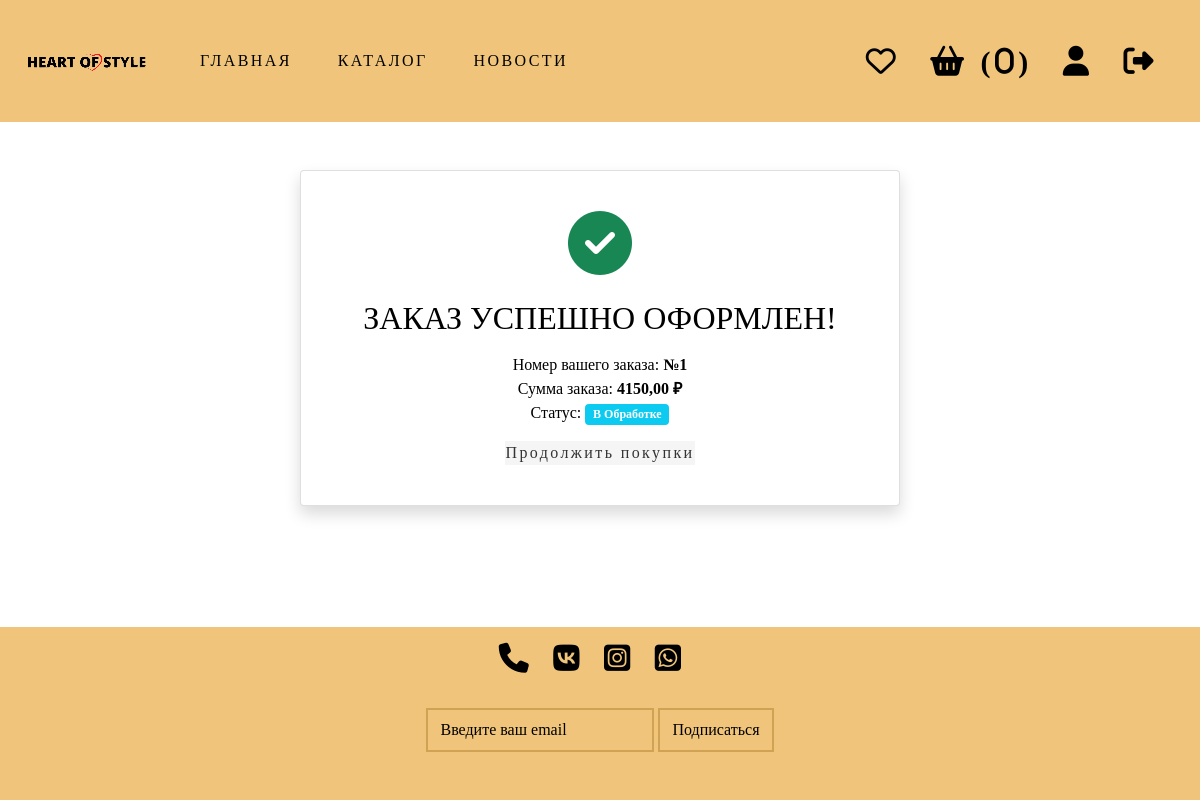
The app's page /order_success/1/ (signed in), older data.
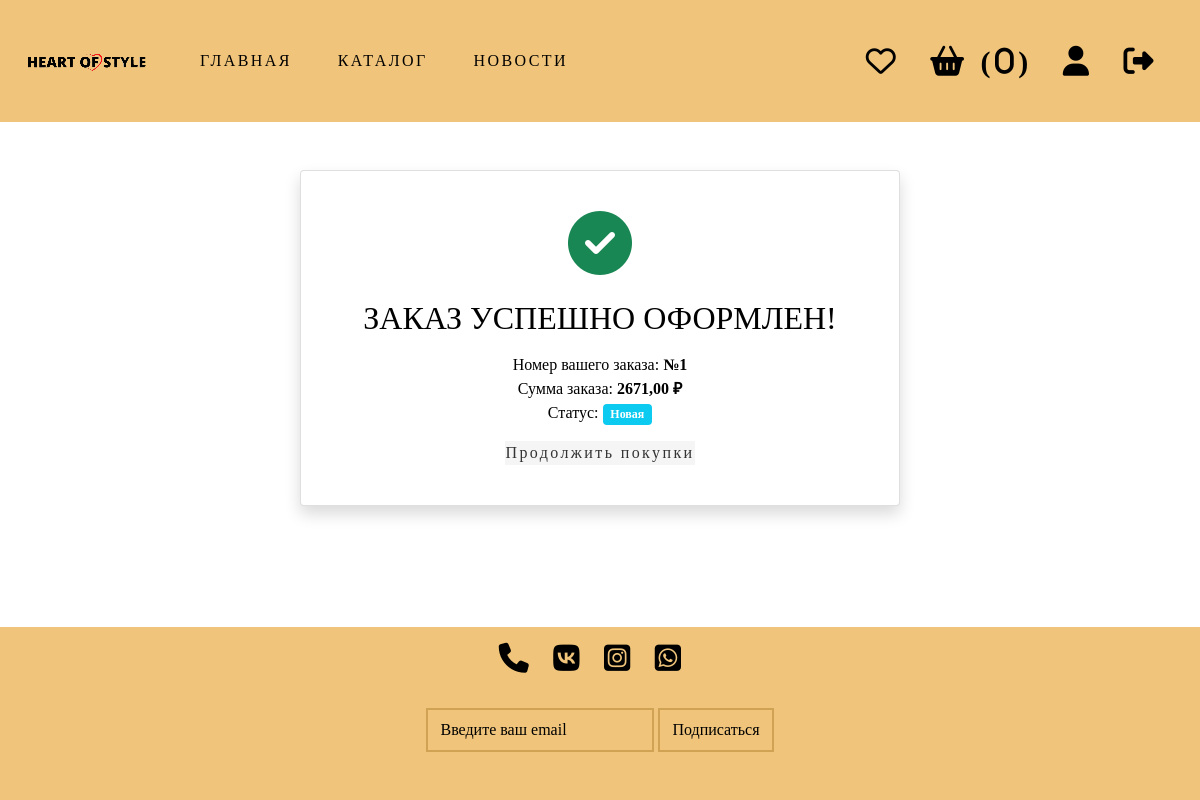
The same page, newer data.
### backend/general/models.py (models this page shows, shortened)
class Order(models.Model):
    TYPE_PAYMENT_CHOICES = [
        ("0", "Банковская карта "),
        ("1", "Наличные"),
    ]
    STATUS_CHOICES = [
        ("0", "Новая"),
        ("1", "В Обработке"),
        ("2", "Принята"),
        ("3", "Завершена"),
        ("4", "Отменена"),
    ]
    user = models.ForeignKey(
        User,
        on_delete=models.CASCADE
    )
    address = models.ForeignKey(
        PickupPoint,
        on_delete=models.SET_NULL,
        null=True,
        blank=False
    )
    type_payment = models.CharField(max_length=1, choices=TYPE_PAYMENT_CHOICES)
    status = models.CharField(max_length=1, choices=STATUS_CHOICES, default='0')
    date_at = models.DateTimeField(auto_now_add=True, verbose_name='Дата создания')
    product = models.ManyToManyField(
        Product,
        related_name='orders'
    )
    cancel_reason = models.CharField(max_length=200, null=True, blank=True)
    @property
    def total_price(self):
        return sum(item.total_price for item in self.items.all())

class OrderItem(models.Model):
    order = models.ForeignKey(Order, on_delete=models.CASCADE, related_name='items')
    product = models.ForeignKey(Product, on_delete=models.CASCADE)
    quantity = models.PositiveIntegerField(default=1)
    price = models.DecimalField(max_digits=10, decimal_places=2)  # цена на момент заказа
    color = models.ForeignKey(Color, on_delete=models.SET_NULL, null=True, blank=True)
    size = models.ForeignKey(Size, on_delete=models.SET_NULL, null=True, blank=True)
    @property
    def total_price(self):
        return self.quantity * self.price

### backend/general/views.py (the view)
# urls.py: path('order_success/<int:order_id>/', order_success, name='order_success'),
def order_success(request, order_id):
    order = get_object_or_404(Order, id=order_id, user=request.user)
    return render(request, "order_success.html", {"order": order})

### backend/general/models.py (called while the page is built)
    @property
    def total_items(self):
        return self.items.count()

### frontend/templates/order_success.html
{% extends 'base.html' %}
{% load static %}
{% block content %}
<div class="d-flex justify-content-center align-items-center mt-5">
    <div class="card shadow p-4 w-100" style="max-width: 600px;">
        <div class="card-body text-center">
            <div class="mb-4">
                <i class="fas fa-check-circle text-success" style="font-size: 4rem;"></i>
            </div>
            <h2 class="mb-3">Заказ успешно оформлен!</h2>
            <div class="mb-3">
                <p>Номер вашего заказа: <strong>№{{ order.id }}</strong></p>
                <p>Сумма заказа: <strong>{{ order.total_price }} ₽</strong></p>
                <p>Статус: <span class="badge bg-info">{{ order.get_status_display }}</span></p>
            </div>
            <a href="{% url 'catalog' %}" class="continue-shopping">
                Продолжить покупки
            </a>
        </div>
    </div>
</div>
{% endblock %}

Row changes from the older to the newer data that the page shows:
changed Order id 1: total_price "4150,00" → "2671,00"; status "В Обработке" → "Новая"
